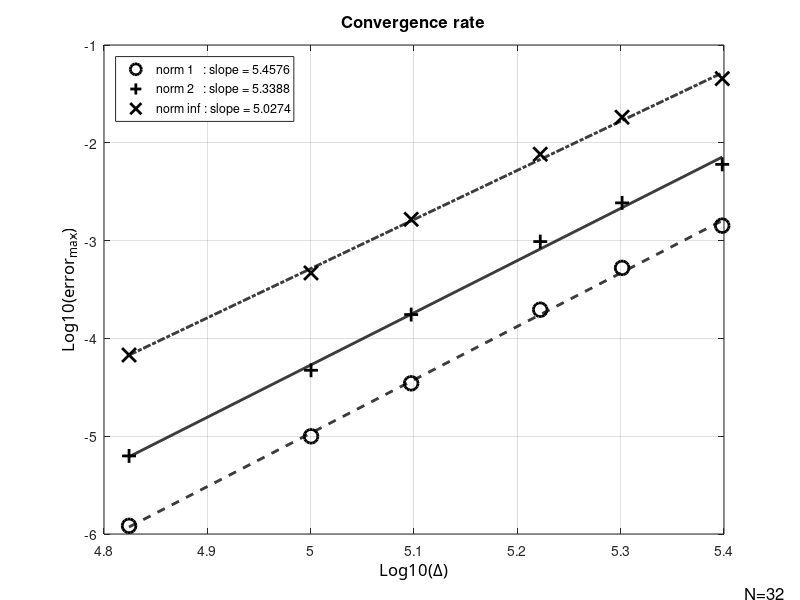

Reproduce this figure in MATLAB.
clc; clear all; close all;

radius=6371220;
N=[40 50 60 80 100 150];
% N=[32 64 128];
% N=[16 32 64 128];
dx=2*pi*radius./(4*N);

%% Nair-Machenhauer
e1=[1.4218e-3 5.2599e-4 1.9646e-4 3.4719e-5 9.9724e-6 1.2117e-6];
e2=[6.0198e-3 2.4308e-3 9.7746e-4 1.7531e-4 4.7225e-5 6.2853e-6];
e3=[4.5356e-2 1.8245e-2 7.6475e-3 1.6499e-3 4.6740e-4 6.7620e-5];
%% Nair-Jablonowski
% e1=[2.2199*10^-3 9.9676*10^-4 4.4566*10^-4 1.3189*10^-4 5.3380*10^-5 1.0401*10^-5];
% e2=[8.1592*10^-3 3.9476*10^-3 1.9545*10^-3 5.8682*10^-4 2.3789*10^-4 4.7173*10^-5];
% e3=[4.9298*10^-2 2.8948*10^-2 1.6474*10^-2 5.6752*10^-3 2.3177*10^-3 4.9192*10^-4];
%% Williamson 2 (alpha=0)
% e1=[1.1422*10^-6 7.1216*10^-8 4.4469*10^-9];
% e2=[1.3885*10^-6 8.6513*10^-8 5.4018*10^-9];
% e3=[2.4469*10^-6 1.5229*10^-7 9.5186*10^-9];
%% Williamson 2 (alpha=pi/4)
% e1=[7.5712*10^-7 4.7213*10^-8 2.9487*10^-9];
% e2=[1.0446*10^-6 6.5124*10^-8 4.0672*10^-9];
% e3=[2.7809*10^-6 1.7387*10^-7 1.0858*10^-8];

% e1=[4.4750*10^-2 5.7696*10^-3 3.4225*10^-4 1.6969*10^-5];

ldx=log10(dx);
le1=log10(e1);
le2=log10(e2);
le3=log10(e3);



%% plot 1
figure(11); 
%% curve 1
hl1=plot(ldx,le1,'ok');
set(hl1,'LineWidth',2.0);
set(hl1,'MarkerSize',10);
set(hl1,'MarkerEdgeColor','k');
%set(hl1,'MarkerFaceColor','r');

hold on;
[a11,b1]=polyfit(ldx,le1,1);
tt=linspace(min(ldx),max(ldx),1000);
lsq1=a11(2)+a11(1)*tt;


%% curve 2
hl2=plot(ldx,le2,'+k');
set(hl2,'LineWidth',2.0);
set(hl2,'MarkerSize',10);
set(hl2,'MarkerEdgeColor','k');
set(hl2,'MarkerFaceColor','green');

hold on;
[a12,b1]=polyfit(ldx,le2,1);
tt=linspace(min(ldx),max(ldx),1000);
lsq2=a12(2)+a12(1)*tt;


%% curve 3
hl3=plot(ldx,le3,'xk');
set(hl3,'LineWidth',2.0);
set(hl3,'MarkerSize',10);
set(hl3,'MarkerEdgeColor','k');
set(hl3,'MarkerFaceColor','magenta');

hold on;
[a13,b1]=polyfit(ldx,le3,1);
tt=linspace(min(ldx),max(ldx),1000);
lsq3=a13(2)+a13(1)*tt;


%% legend
% ylabel
ha=gca;
ya=get(gca,'Ylabel');
set(ha,'Ygrid','on');
set(ya,'String','Log10(error_{max})');
set (ya,'FontName','Calibri');
set(ya,'FontSize',12);

% title
ha=gca;
xt=get(gca,'Title');
title('Convergence rate');
set (xt,'FontSize',12);


% %% courbes...
hlff1=plot(tt,lsq1,'--k');
set(hlff1,'LineWidth',2.0);

hlff2=plot(tt,lsq2,'-k');
set(hlff2,'LineWidth',2.0);

hlff3=plot(tt,lsq3,'-.k');
set(hlff3,'LineWidth',2.0);

legend([hl1,hl2,hl3],{['norm 1   : slope = ' num2str(a11(1))],['norm 2   : slope = ' num2str(a12(1))],['norm inf : slope = ' num2str(a13(1))]},'Location','NorthWest')
% legend(['norm inf : slope = ' num2str(a11(1))],'Location','NorthWest')
% xlabel
ha=gca;
xa=get(gca,'Xlabel');
set(ha,'Xgrid','on');
set(xa,'String','Log10(\Delta)');
set (xa,'FontName','Calibri');
set(xa,'FontSize',12);

%% texte
ht=text('Position',[4.93,-8.6,0],'String','N=128');
set(ht,'FontSize',12);
% ht=text('Position',[4.1,-8.8,0],'String','\Deltat=2.5min');
% set(ht,'FontSize',12);

ht=text('Position',[5.18,-7.52,0],'String','N=64');
set(ht,'FontSize',12);
% ht=text('Position',[4.38,-7.8,0],'String','\Deltat=5min');
% set(ht,'FontSize',12);

ht=text('Position',[5.42,-6.6,0],'String','N=32');
set(ht,'FontSize',12);
% ht=text('Position',[4.6,-6.75,0],'String','\Deltat=10min');
% set(ht,'FontSize',12);
